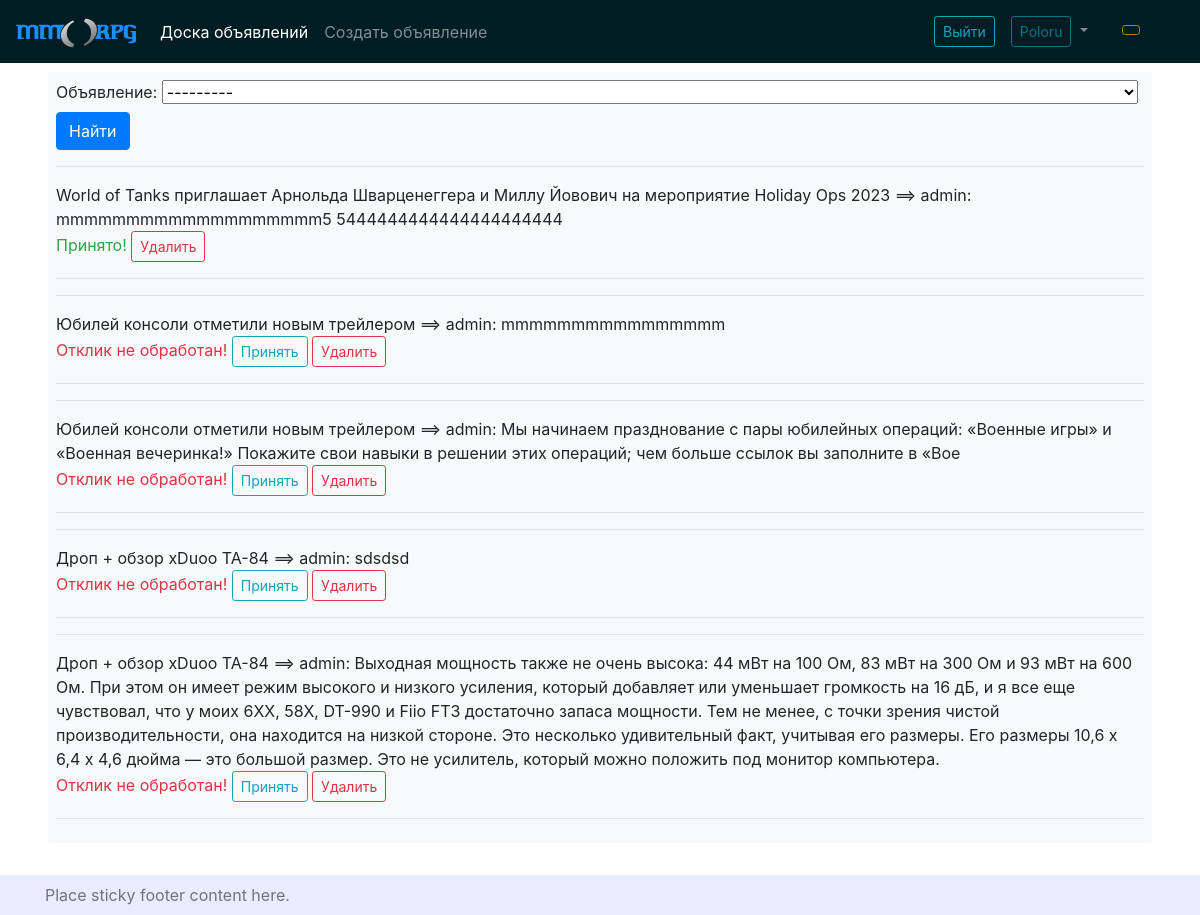
The app's page /show_replies/ (signed in) with its own data.
### board/models.py (models this page shows, shortened)
class Reply(models.Model):
    author = models.ForeignKey(User, on_delete=models.CASCADE)
    text = models.TextField(verbose_name='Как Вам статья?')
    post = models.ForeignKey(Post, on_delete=models.CASCADE, verbose_name='Объявление')
    dateCreation = models.DateTimeField(auto_now_add=True)
    accepted = models.BooleanField(default=False)
    def __str__(self):
        return f'{self.post} ==> {self.author}: {self.text}'

class Post(models.Model):
    TANK = 'TK'
    HEALER = 'HL'
    DAMAGE_DEALER = 'DD'
    TRADER = 'TD'
    GUILD_MASTER = 'GM'
    QUEST_GIVER = 'QG'
    BLACKSMITH = 'BS'
    TANNER = 'TN'
    POTION_MASTER = 'PM'
    SPELL_MASTER = 'SM'
    CATEGORIES = [
        (TANK, 'Танки'),
        (HEALER, 'Хилы'),
        (DAMAGE_DEALER, 'ДД'),
        (TRADER, 'Торговцы'),
        (GUILD_MASTER, 'Гилдмастеры'),
        (QUEST_GIVER, 'Квестгиверы'),
        (BLACKSMITH, 'Кузнецы'),
        (TANNER, 'Кожевники'),
        (POTION_MASTER, 'Зельевары'),
        (SPELL_MASTER, 'Мастера заклинаний'),
    ]
    title = models.CharField(max_length=128, verbose_name='Заголовок')
    author = models.ForeignKey(User, on_delete=models.CASCADE, verbose_name='Автор')
    category = models.CharField(max_length=2, choices=CATEGORIES, default=TANK, verbose_name='Категория')
    content = RichTextField(verbose_name='Содержание объявления')
    dateCreation = models.DateTimeField(auto_now_add=True, verbose_name='Дата публикации')
    dateUpdate = models.DateTimeField(auto_now=True, verbose_name='Дата обновления')
    def __str__(self):
        return self.title

### board/views.py (the view)
# urls.py: path('show_replies/', ReplyListView.as_view(), name='show_replies'),
class ReplyListView(ListView):
    model = Reply
    template_name = 'board/show_replies.html'
    context_object_name = 'replies'
    def get_queryset(self):
        return super().get_queryset().filter(post_id__author_id=self.request.user)
    def get_context_data(self, **kwargs):
        context = super().get_context_data(**kwargs)
        context['filter'] = ReplyFilter(self.request.GET, queryset=self.get_queryset())
        return context

### board/templates/board/show_replies.html (shortened to what this page needs)
{% extends 'layout/default.html' %}
{% block content %}
    <form method="GET">
        {{ filter.form }}
        <input class="btn btn-primary" type="submit" value="Найти">
    </form>
    {% for r in filter.qs %}
        {% if r.post.author == user %}
            <div>
                <hr>
                {{ r }}
                <br>
                {% if not r.accepted %}
                    <span class="text-danger">Отклик не обработан!</span>
                    <a href="{% url 'board:accept_reply' r.id %}" class="btn btn-outline-info btn-sm">
                        Принять
                    </a>
                {% else %}
                    <span class="text-success">Принято!</span>
                {% endif %}
                <a href="{% url 'board:delete_reply' r.id %}" class="btn btn-outline-danger btn-sm">
                    Удалить
                </a>
                <hr>
            </div>
        {% endif %}
    {% endfor %}
{% endblock content %}

### templates/layout/parts/header.html (shortened to what this page needs)
{% load static %}
<nav class="navbar navbar-expand-lg navbar-dark fixed-top" style="background-color: #001D24;">
    <a class="navbar-brand" target="_blank"  href="https://www.mmorpg.com/">
        <img src="{% static 'board/img/logo_mmorpg.svg' %}" alt="Logo" width="120" height="30" class="d-inline-block align-text-top">
    </a>
    <div class="collapse navbar-collapse" id="navbarSupportedContent">
        <ul class="navbar-nav mr-auto">
            <li class="nav-item active">
                <a class="nav-link" href="/">Доска объявлений <span class="sr-only">(current)</span></a>
            </li>
            {% if user.is_authenticated %}
                <li class="nav-item">
                    <a class="nav-link" href="{% url 'board:post_create' %}">Создать объявление</a>
                </li>
            {% endif %}
        </ul>
        <div class="text-end">
            {% if user.is_authenticated %}
                <ul class="navbar-nav me-auto mb-2 mb-lg-0">
                    <li>
                        <a href="{% url 'account_logout' %}" class="nav-link px-2 text">
                            <button type="button" class="btn btn-outline-info btn-sm">
                                Выйти
                            </button>
                        </a>
                    </li>
                    <li class="nav-item dropdown">
                        <a class="nav-link dropdown-toggle" type="button" href="#" id="navbarDropdown" role="button" data-toggle="dropdown" aria-haspopup="true" aria-expanded="false">
                            <button type="button" class="btn btn-outline-info btn-sm" disabled>
                                {{ user.username }}
                            </button>
                        </a>
                    </li>&nbsp;&nbsp;&nbsp;&nbsp;
                    <li>
                        <a href="" class="nav-link px-2 text">
                            <button class="btn btn-outline-warning btn-sm" disabled>
                            </button>
                        </a>
                    </li>&nbsp;&nbsp;&nbsp;&nbsp;&nbsp;&nbsp;&nbsp;&nbsp;
                </ul>
            {% endif %}
        </div>
    </div>
</nav>

### records on screen
Reply: post+author+text "World of Tanks приглашает Арнольда Шварценеггера и Миллу Йовович на мероприятие Holiday Ops 2023 ==> admin: mmmmmmmmmmmmmmmmmmm5 5444444444444444444444", accepted "Принято!"
Reply: post+author+text "Юбилей консоли отметили новым трейлером ==> admin: mmmmmmmmmmmmmmmm", accepted "Отклик не обработан!"
Reply: post+author+text "Юбилей консоли отметили новым трейлером ==> admin: Мы начинаем празднование с пары юбилейных операций: «Военные игры» и «Военная вечеринка!» Покажите свои навыки в решении этих операций; чем больше ссылок вы заполните в «Вое", accepted "Отклик не обработан!"
Reply: post+author+text "Дроп + обзор xDuoo TA-84 ==> admin: sdsdsd", accepted "Отклик не обработан!"
Reply: post+author+text "Дроп + обзор xDuoo TA-84 ==> admin: Выходная мощность также не очень высока: 44 мВт на 100 Ом, 83 мВт на 300 Ом и 93 мВт на 600 Ом. При этом он имеет режим высокого и низкого усиления, который добавляет или уменьшает громкость на 16 дБ, и я все еще чувствовал, что у моих 6XX, 58X, DT-990 и Fiio FT3 достаточно запаса мощности. Тем не менее, с точки зрения чистой производительности, она находится на низкой стороне. Это несколько удивительный факт, учитывая его размеры. Его размеры 10,6 х 6,4 х 4,6 дюйма — это большой размер. Это не усилитель, который можно положить под монитор компьютера.", accepted "Отклик не обработан!"

### other values on screen
{{ user.username }} "Poloru"
